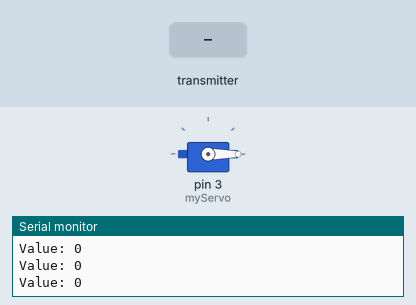
A sketch run on a simulated Arduino Uno, built with avr-gcc and run on an emulated ATmega328P. On the bench: servo, the last lines printed to the serial monitor. The test bench sets the inputs (shaded band). No radio packets arrive unless stated.

Above: at 1.2 s.
1.3 s: the transmitter starts sending val = 1023
At 1.8 s:
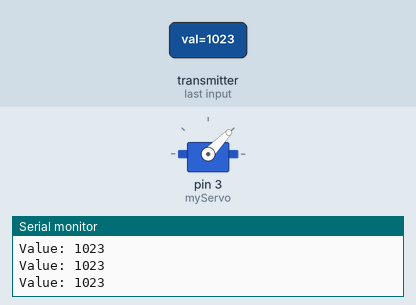
2.8 s: the transmitter starts sending val = 256
At 4.0 s:
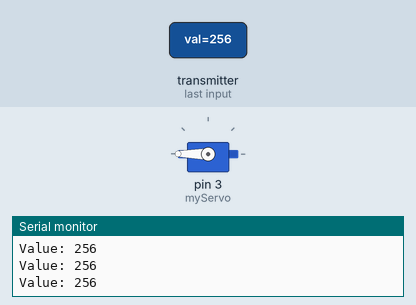
4.3 s: the transmitter starts sending val = 0
At 5.4 s:
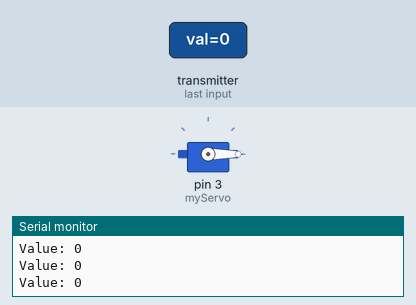
Timing chart, 0 to 7.3 s (numbered marks = the images above; inputs shaded):
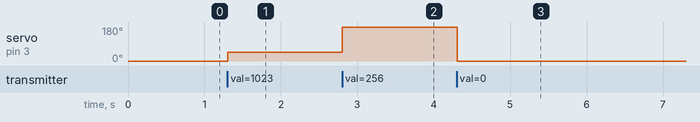

Measured:
- after the input at 1.3 s, servo on pin 3 (myServo): 0° → 46° at once
- after the input at 2.8 s, servo on pin 3 (myServo): 46° → 180° at once
- after the input at 4.3 s, servo on pin 3 (myServo): 180° → 0° at once

The sketch:

RF_Receiver.ino
```cpp
#include <SPI.h>
#include <nRF24L01.h>
#include <RF24.h>
#include <Servo.h>

Servo myServo;
int val = 0;

RF24 radio(7, 8); // CE, CSN
const byte address[6] = "00001";

void setup()
{
  Serial.begin(9600);
  myServo.attach(3);
  radio.begin();
  radio.openReadingPipe(0, address);
  radio.setPALevel(RF24_PA_MIN);
  radio.startListening();
}

void loop()
{
  if (radio.available())
  {
    val = 0;
    radio.read(&val, sizeof(val));
  }
  Serial.print("Value: ");
  Serial.println(val);
  myServo.write(val);
  delay(15);
}
```
